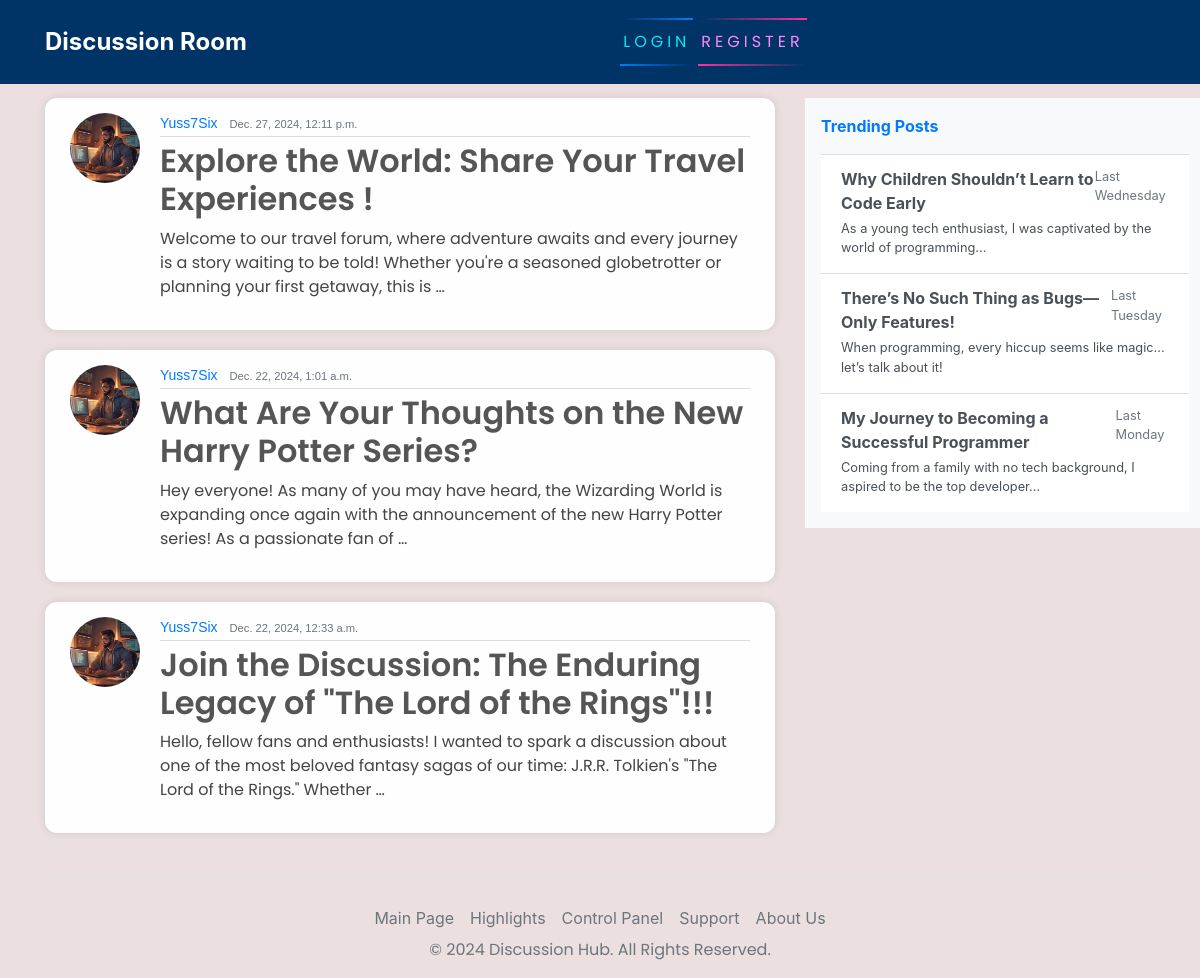
The page / on the database its author committed.
### blog/models.py (models this page shows)
class Post(models.Model):
    title = models.CharField(max_length=200)
    content = models.TextField()
    date_posted = models.DateTimeField(default=timezone.now)
    author = models.ForeignKey(User, on_delete=models.CASCADE)

### users/models.py (models this page shows, shortened)
class Account(models.Model):
    user = models.OneToOneField(User, on_delete=models.CASCADE)
    avatar = models.ImageField(default='default.jpg', upload_to='images/')

### blog/views.py (the view)
# urls.py: path('', PostListView.as_view(), name="welcome"),
class PostListView(ListView):
    model = Post
    template_name = 'blog/welcome.html'
    context_object_name = 'articles'
    ordering = ["-date_posted"]

### blog/templates/blog/welcome.html
{% extends 'base.html' %}
{% block content %}
{% for article in articles %}
<article class="media content-section">
    <img class="rounded-circle article-img" src="{{ article.author.account.avatar.url }}" alt="Account Picture">
    <div class="media-body">
        <div class="article-metadata">
            <a class="mr-2" href="#">{{ article.author }}</a>
            <small class="text-muted">{{ article.date_posted }}</small>
        </div>
        <h2><a class="article-title" href="{% url 'blog-detail' article.id %}">{{ article.title }}</a></h2>
        <p class="article-content">{{ article.content|truncatewords:30 }}</p>
    </div>
    <br>
</article>
{% endfor %}
{% endblock content %}

### static/css/head.css (style rules this page uses)
body { background-color: rgb(235, 223, 223); margin-top: 5rem; background-size: contain; background-repeat: no-repeat; }
h1, h2, h3, h4, h5, h6, p { color: #444444; font-family: 'Poppins', sans-serif; }
.content-section { background: #fefefe; padding: 15px 25px; border-radius: 12px; margin-bottom: 20px; box-shadow: 0 0 10px rgba(0, 0, 0, 0.1); }
.article-title { color: #555555; font-weight: 600; }
.article-content { white-space: normal; }
.article-img { height: 70px; width: 70px; margin-right: 20px; }
.article-metadata { font-family: 'Arial', sans-serif; margin-bottom: 5px; font-size: 14px; border-bottom: 1px solid #dcdcdc; padding-bottom: 2px; }

### rows shown on the page
Post: author.account.avatar (picture), author "Yuss7Six", date_posted "Dec. 27, 2024, 12:11 p.m.", title "Explore the World: Share Your Travel Experiences !", content "Welcome to our travel forum, where adventure awaits and every journey is a story waiting to be told! Whether you're a seasoned globetrotter or planning your first getaway, this is …"
Post: author.account.avatar (picture), author "Yuss7Six", date_posted "Dec. 22, 2024, 1:01 a.m.", title "What Are Your Thoughts on the New Harry Potter Series?", content "Hey everyone! As many of you may have heard, the Wizarding World is expanding once again with the announcement of the new Harry Potter series! As a passionate fan of …"
Post: author.account.avatar (picture), author "Yuss7Six", date_posted "Dec. 22, 2024, 12:33 a.m.", title "Join the Discussion: The Enduring Legacy of \"The Lord of the Rings\"!!!", content "Hello, fellow fans and enthusiasts! I wanted to spark a discussion about one of the most beloved fantasy sagas of our time: J.R.R. Tolkien's \"The Lord of the Rings.\" Whether …"
